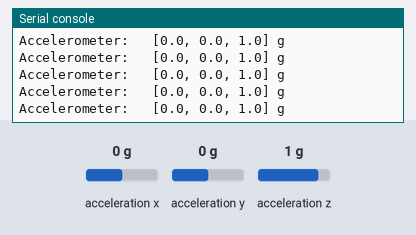
Bench run of a program on a simulated Raspberry Pi Pico running MicroPython. Shown: the last lines printed to the serial console. The test bench sets the inputs (shaded band); at power-on: acceleration x 0 g, acceleration y 0 g, acceleration z 1 g.

Above: at 1.2 s.
1.3 s: acceleration x set to -1.4 g
At 2.4 s:
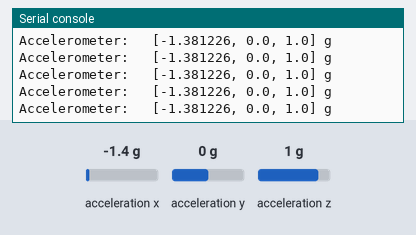
2.8 s: acceleration y set to -1.4 g
At 3.8 s:
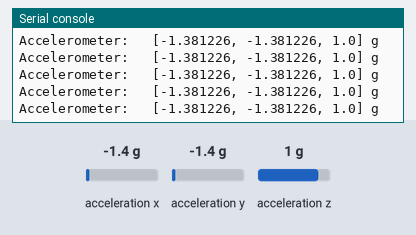
4.3 s: acceleration z set to -1.4 g
At 5.4 s:
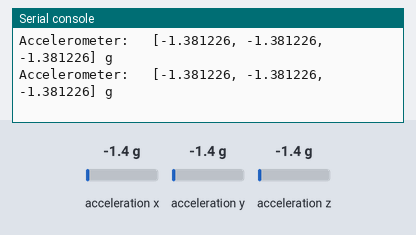
Timing chart, 0 to 7.3 s (numbered marks = the images above; inputs shaded):
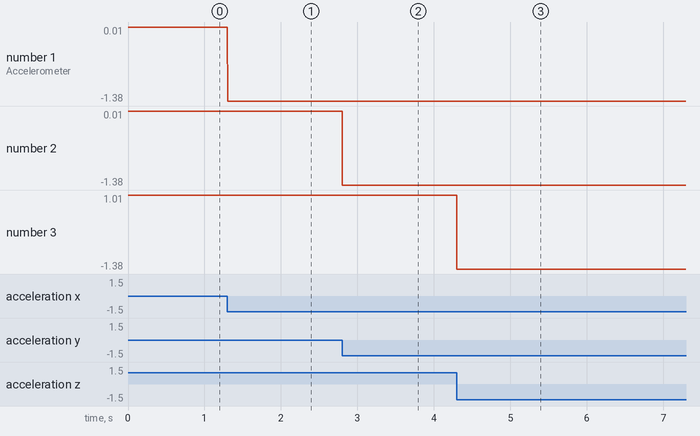

The program:

pico_mpu6050.py
```python
#import PIN and I2C from machine library
from machine import Pin, I2C

#Define I2C bus
i2c = I2C(0, sda=machine.Pin(0), scl=machine.Pin(1))

#Device address on the I2C bus
MPU6050_ADDR = 0x68

#PWR_MGMT_1 memory address
MPU6050_PWR_MGMT_1 = 0x6B

#Accelerometer and Gyroscope's high and low register for each axis
MPU6050_ACCEL_XOUT_H = 0x3B
MPU6050_ACCEL_XOUT_L = 0x3C
MPU6050_ACCEL_YOUT_H = 0x3D
MPU6050_ACCEL_YOUT_L = 0x3E
MPU6050_ACCEL_ZOUT_H = 0x3F
MPU6050_ACCEL_ZOUT_L = 0x40
MPU6050_GYRO_XOUT_H = 0x43
MPU6050_GYRO_XOUT_L = 0x44
MPU6050_GYRO_YOUT_H = 0x45
MPU6050_GYRO_YOUT_L = 0x46
MPU6050_GYRO_ZOUT_H = 0x47
MPU6050_GYRO_ZOUT_L = 0x48

#Accelerometer's LSB/g (least significant bits per gravitational force) sensitivity
MPU6050_LSBG = 16384.0

#Gyroscope's LSB/g sensitivity
MPU6050_LSBDS = 131.0


#Set all bits in the PWR_MGMT_1 register to 0
def mpu6050_init(i2c):
    i2c.writeto_mem(MPU6050_ADDR, MPU6050_PWR_MGMT_1, bytes([0]))


def combine_register_values(h, l):
    if not h[0] & 0x80:
        return h[0] << 8 | l[0]
    return -((h[0] ^ 255) << 8) |  (l[0] ^ 255) + 1


#Get Accelerometer values
def mpu6050_get_accel(i2c):
    accel_x_h = i2c.readfrom_mem(MPU6050_ADDR, MPU6050_ACCEL_XOUT_H, 1)
    accel_x_l = i2c.readfrom_mem(MPU6050_ADDR, MPU6050_ACCEL_XOUT_L, 1)
    accel_y_h = i2c.readfrom_mem(MPU6050_ADDR, MPU6050_ACCEL_YOUT_H, 1)
    accel_y_l = i2c.readfrom_mem(MPU6050_ADDR, MPU6050_ACCEL_YOUT_L, 1)
    accel_z_h = i2c.readfrom_mem(MPU6050_ADDR, MPU6050_ACCEL_ZOUT_H, 1)
    accel_z_l = i2c.readfrom_mem(MPU6050_ADDR, MPU6050_ACCEL_ZOUT_L, 1)

    return [combine_register_values(accel_x_h, accel_x_l) / MPU6050_LSBG,
            combine_register_values(accel_y_h, accel_y_l) / MPU6050_LSBG,
            combine_register_values(accel_z_h, accel_z_l) / MPU6050_LSBG]


#Get Gyroscope values
def mpu6050_get_gyro(i2c):
    gyro_x_h = i2c.readfrom_mem(MPU6050_ADDR, MPU6050_GYRO_XOUT_H, 1)
    gyro_x_l = i2c.readfrom_mem(MPU6050_ADDR, MPU6050_GYRO_XOUT_L, 1)
    gyro_y_h = i2c.readfrom_mem(MPU6050_ADDR, MPU6050_GYRO_YOUT_H, 1)
    gyro_y_l = i2c.readfrom_mem(MPU6050_ADDR, MPU6050_GYRO_YOUT_L, 1)
    gyro_z_h = i2c.readfrom_mem(MPU6050_ADDR, MPU6050_GYRO_ZOUT_H, 1)
    gyro_z_l = i2c.readfrom_mem(MPU6050_ADDR, MPU6050_GYRO_ZOUT_L, 1)

    return [combine_register_values(gyro_x_h, gyro_x_l) / MPU6050_LSBDS,
            combine_register_values(gyro_y_h, gyro_y_l) / MPU6050_LSBDS,
            combine_register_values(gyro_z_h, gyro_z_l) / MPU6050_LSBDS]


if __name__ == "__main__":
    i2c = I2C(0, sda=machine.Pin(0), scl=machine.Pin(1))
    mpu6050_init(i2c)

    while True:
        print("Accelerometer:\t", mpu6050_get_accel(i2c), "g") #Print Accelerometer values (X,Y,Z)
        #print("Gyroscope:\t", mpu6050_get_gyro(i2c), "°/s") #Print Gyroscope values (X,Y,Z)
```

Measured:
- after the input at 1.3 s, the serial console: prints a new line at once (image 1)
- after the input at 2.8 s, the serial console: prints a new line at once (image 2)
- after the input at 4.3 s, the serial console: prints a new line at once (image 3)
- plotted number 1: 0 → -1.38 after the input at 1.3 s
